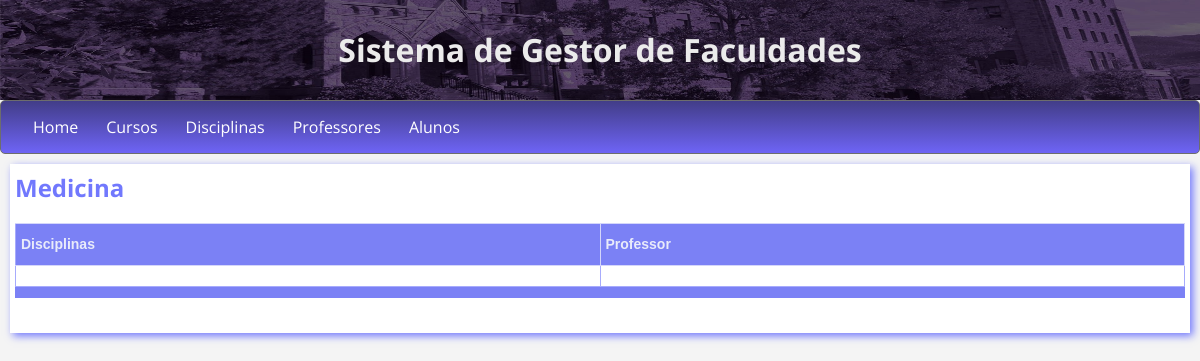
The app's page /curso/2, older data.
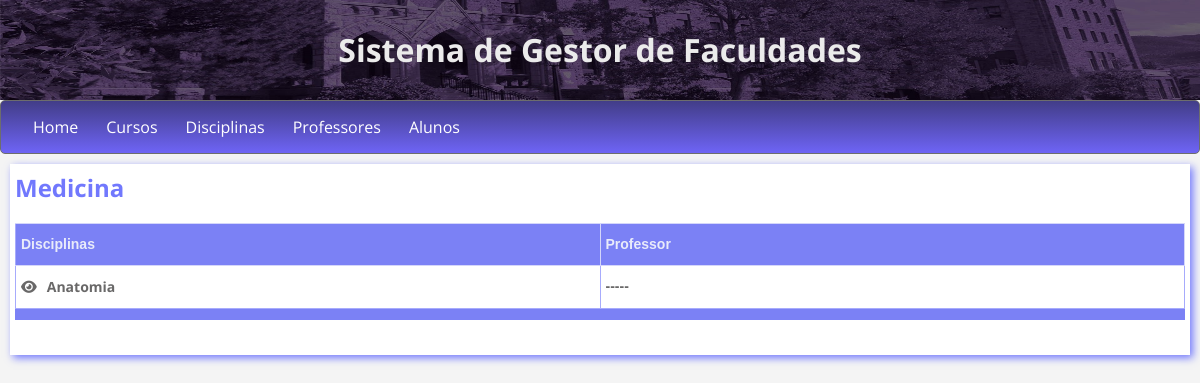
The same page, newer data.
### disciplinas/models.py (models this page shows, shortened)
class Disciplina(models.Model):
    curso = models.ForeignKey(Curso, on_delete=models.CASCADE)
    nome = models.CharField(max_length=50)

### cursos/views.py (the view)
# urls.py: path('curso/<int:curso_id>',views.entra_curso, name='entrando_curso'),
def entra_curso(request, **kwargs):
    curso = get_object_or_404(Curso, id=kwargs['curso_id'])
    disciplinas = curso.disciplina_set.all()
    contexto = {
        'obj_curso': curso,
        'disciplinas_do_curso' : disciplinas,
    }
    return render(request, 'curso.html', contexto)

### disciplinas/templatetags/custom_tags.py (called while the page is built)
@register.simple_tag
def verifica_professor(disciplina):
    professor = disciplina.professor_set.first()
    if professor:
        return professor
    else:
        return '-----'

### templates/curso.html
{% extends 'base.html' %}
{% load static %}
{% load custom_tags %}
{% block content %}
<h2 class="titulo-1">{{obj_curso.nome}}</h2>
<table class="tg">
    <colgroup>
    <col>
    </colgroup>
    <thead>
      <tr>
        <th style="border-left: 1px solid #a7abfc;" class="tg-y6cf">Disciplinas</th>
        <th class="tg-y6cf">Professor</th>
      </tr>
    </thead>
    <tbody>
        {% if not disciplinas_do_curso %}
        <tr>
            <td class="tg-0lax"></td>
            <td class="tg-0lax"></td>
        </tr>
        {% else %}
          {% for disciplina in disciplinas_do_curso %}
          {% verifica_professor disciplina as professor %}
            <tr>
                <td class="tg-0lax texto-tabela clear"> <a href="{% url 'entrando_disciplina' disciplina.id %}"> <i class="fas fa-eye visualizar"></i>{{disciplina.nome}} </a> </td>
                <td class="tg-0lax texto-tabela">{{professor}}</td>
            </tr>
          {% endfor %}
        {% endif %}
    </tbody>
    <tfoot class="tb-foot">
        <tr>
            <th class="tg-y6cf"></td>
            <th class="tg-y6cf"></td>
        </tr>
    </tfoot>
</table>
{% endblock %}

Row changes from the older to the newer data that the page shows:
added Disciplina: nome "Anatomia", professor "-----"
